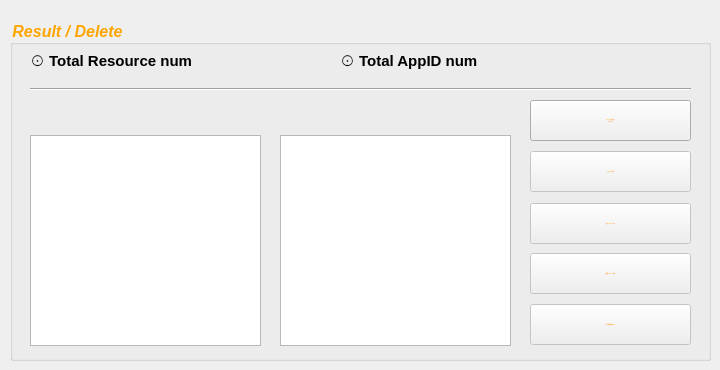
   <widget class="QWidget" name="resManager">
    <attribute name="title">
     <string>Resource 필요여부 / 적용</string>
    </attribute>
    <widget class="QGroupBox" name="groupBox_3">
     <property name="geometry">
      <rect>
       <x>10</x>
       <y>20</y>
       <width>701</width>
       <height>341</height>
      </rect>
     </property>
     <property name="font">
      <font>
       <family>Arial</family>
       <pointsize>12</pointsize>
       <weight>75</weight>
       <italic>true</italic>
       <bold>true</bold>
      </font>
     </property>
     <property name="styleSheet">
      <string notr="true">QGroupBox {color : orange}</string>
     </property>
     <property name="title">
      <string>Result / Delete</string>
     </property>
     <widget class="QLabel" name="label_10">
      <property name="geometry">
       <rect>
        <x>20</x>
        <y>80</y>
        <width>181</width>
        <height>16</height>
       </rect>
      </property>
      <property name="font">
       <font>
        <family>Arial</family>
        <weight>75</weight>
        <bold>true</bold>
       </font>
      </property>
      <property name="text">
       <string>&lt;Unnecessary Resource&gt;</string>
      </property>
     </widget>
     <widget class="QLabel" name="label_11">
      <property name="geometry">
       <rect>
        <x>270</x>
        <y>80</y>
        <width>141</width>
        <height>16</height>
       </rect>
      </property>
      <property name="font">
       <font>
        <family>Arial</family>
        <weight>75</weight>
        <bold>true</bold>
       </font>
      </property>
      <property name="text">
       <string>&lt;Necessary resources&gt;</string>
      </property>
     </widget>
     <widget class="QPushButton" name="delAllButton">
      <property name="enabled">
       <bool>false</bool>
      </property>
      <property name="geometry">
       <rect>
        <x>520</x>
        <y>233</y>
        <width>161</width>
        <height>41</height>
       </rect>
      </property>
      <property name="font">
       <font>
        <pointsize>-1</pointsize>
       </font>
      </property>
      <property name="toolTip">
       <string>cpstub-apps Git에 있는 불필요한 resource를 모두 삭제한다.</string>
      </property>
      <property name="styleSheet">
       <string notr="true">QPushButton{color:orange}</string>
      </property>
      <property name="text">
       <string>불필요 Resource 삭제</string>
      </property>
     </widget>
     <widget class="QPushButton" name="checkStartBtn">
      <property name="enabled">
       <bool>true</bool>
      </property>
      <property name="geometry">
       <rect>
        <x>520</x>
        <y>80</y>
        <width>161</width>
        <height>41</height>
       </rect>
      </property>
      <property name="font">
       <font>
        <pointsize>-1</pointsize>
       </font>
      </property>
      <property name="toolTip">
       <string>cpstub-apps Git과 starfish-customization-consumer Git을 비교하여 필요/불필요 App을 걸러낸다</string>
      </property>
      <property name="styleSheet">
       <string notr="true">QPushButton{color:orange}</string>
      </property>
      <property name="text">
       <string>Resource 필요여부
검사 시작</string>
      </property>
     </widget>
     <widget class="QPushButton" name="saveBtn">
      <property name="enabled">
       <bool>false</bool>
      </property>
      <property name="geometry">
       <rect>
        <x>520</x>
        <y>284</y>
        <width>161</width>
        <height>41</height>
       </rect>
      </property>
      <property name="font">
       <font>
        <pointsize>-1</pointsize>
       </font>
      </property>
      <property name="toolTip">
       <string>전체 검사 결과를 Excel파일로 추출한다.</string>
      </property>
      <property name="styleSheet">
       <string notr="true">QPushButton{color:orange}</string>
      </property>
      <property name="text">
       <string>검사 결과 추출(Excel)</string>
      </property>
     </widget>
     <widget class="QListWidget" name="delResBox">
      <property name="geometry">
       <rect>
        <x>20</x>
        <y>115</y>
        <width>231</width>
        <height>211</height>
       </rect>
      </property>
      <property name="selectionMode">
       <enum>QAbstractItemView::MultiSelection</enum>
      </property>
     </widget>
     <widget class="QListWidget" name="necessaryResBox">
      <property name="geometry">
       <rect>
        <x>270</x>
        <y>115</y>
        <width>231</width>
        <height>211</height>
       </rect>
      </property>
      <property name="selectionMode">
       <enum>QAbstractItemView::MultiSelection</enum>
      </property>
     </widget>
     <widget class="QLabel" name="label_13">
      <property name="geometry">
       <rect>
        <x>20</x>
        <y>33</y>
        <width>161</width>
        <height>16</height>
       </rect>
      </property>
      <property name="font">
       <font>
        <family>Arial</family>
        <pointsize>11</pointsize>
        <weight>75</weight>
        <italic>false</italic>
        <bold>true</bold>
        <underline>false</underline>
       </font>
      </property>
      <property name="styleSheet">
       <string notr="true"/>
      </property>
      <property name="text">
       <string>⊙ Total Resource num </string>
      </property>
     </widget>
     <widget class="QLabel" name="label_14">
      <property name="geometry">
       <rect>
        <x>330</x>
        <y>33</y>
        <width>151</width>
        <height>16</height>
       </rect>
      </property>
      <property name="font">
       <font>
        <family>Arial</family>
        <pointsize>11</pointsize>
        <weight>75</weight>
        <italic>false</italic>
        <bold>true</bold>
        <underline>false</underline>
       </font>
      </property>
      <property name="styleSheet">
       <string notr="true"/>
      </property>
      <property name="text">
       <string>⊙ Total AppID num </string>
      </property>
     </widget>
     <widget class="QLabel" name="totalResNumLabel">
      <property name="geometry">
       <rect>
        <x>196</x>
        <y>33</y>
        <width>61</width>
        <height>16</height>
       </rect>
      </property>
      <property name="font">
       <font>
        <pointsize>11</pointsize>
        <weight>75</weight>
        <bold>true</bold>
       </font>
      </property>
      <property name="styleSheet">
       <string notr="true">QLabel {color : orange}</string>
      </property>
      <property name="text">
       <string/>
      </property>
     </widget>
     <widget class="QLabel" name="totalAppIDNumLabel">
      <property name="geometry">
       <rect>
        <x>480</x>
        <y>33</y>
        <width>61</width>
        <height>16</height>
       </rect>
      </property>
      <property name="font">
       <font>
        <pointsize>11</pointsize>
        <weight>75</weight>
        <bold>true</bold>
       </font>
      </property>
      <property name="styleSheet">
       <string notr="true">QLabel {color : orange}</string>
      </property>
      <property name="text">
       <string/>
      </property>
     </widget>
     <widget class="QLabel" name="delResNumLabel">
      <property name="geometry">
       <rect>
        <x>172</x>
        <y>80</y>
        <width>60</width>
        <height>16</height>
       </rect>
      </property>
      <property name="font">
       <font>
        <weight>75</weight>
        <bold>true</bold>
       </font>
      </property>
      <property name="styleSheet">
       <string notr="true"/>
      </property>
      <property name="text">
       <string/>
      </property>
     </widget>
     <widget class="QLabel" name="needResNumLabel">
      <property name="geometry">
       <rect>
        <x>414</x>
        <y>80</y>
        <width>61</width>
        <height>16</height>
       </rect>
      </property>
      <property name="font">
       <font>
        <weight>75</weight>
        <bold>true</bold>
       </font>
      </property>
      <property name="styleSheet">
       <string notr="true"/>
      </property>
      <property name="text">
       <string/>
      </property>
     </widget>
     <widget class="Line" name="line_4">
      <property name="geometry">
       <rect>
        <x>20</x>
        <y>59</y>
        <width>661</width>
        <height>20</height>
       </rect>
      </property>
      <property name="orientation">
       <enum>Qt::Horizontal</enum>
      </property>
     </widget>
     <widget class="QPushButton" name="changeCMListBtn">
      <property name="enabled">
       <bool>false</bool>
      </property>
      <property name="geometry">
       <rect>
        <x>520</x>
        <y>131</y>
        <width>161</width>
        <height>41</height>
       </rect>
      </property>
      <property name="font">
       <font>
        <pointsize>-1</pointsize>
       </font>
      </property>
      <property name="toolTip">
       <string>Resource 필요여부 검사 결과에 따라 CMakeLists.txt를 자동으로 변경한다.</string>
      </property>
      <property name="styleSheet">
       <string notr="true">QPushButton{color:orange}</string>
      </property>
      <property name="text">
       <string>CMakeLists 변경</string>
      </property>
     </widget>
     <widget class="QPushButton" name="addAllButton">
      <property name="enabled">
       <bool>false</bool>
      </property>
      <property name="geometry">
       <rect>
        <x>520</x>
        <y>183</y>
        <width>161</width>
        <height>41</height>
       </rect>
      </property>
      <property name="font">
       <font>
        <pointsize>-1</pointsize>
       </font>
      </property>
      <property name="toolTip">
       <string>Resource 필요여부 검사 결과에 따라 CMakeLists.txt를 자동으로 변경한다.</string>
      </property>
      <property name="styleSheet">
       <string notr="true">QPushButton{color:orange}</string>
      </property>
      <property name="text">
       <string>필요 Resource 추가</string>
      </property>
     </widget>
    </widget>
   </widget>
